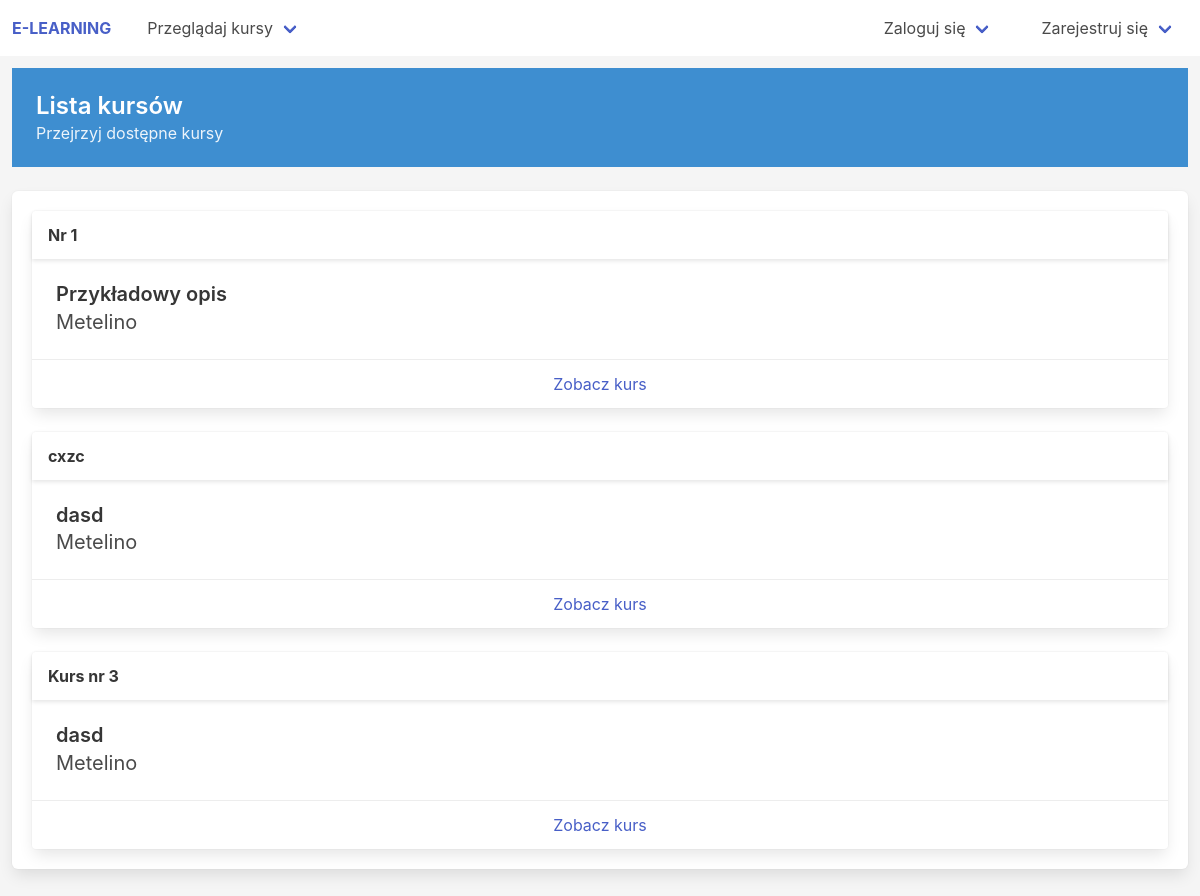
The page /courses/course-list/ on the database its author committed.
### courses/models.py (models this page shows, shortened)
class Course(models.Model):
    name = models.CharField(max_length=100)
    author = models.ForeignKey(User, on_delete=models.CASCADE, related_name='author_courses')
    desc = models.CharField(max_length=1000)
    slug = models.SlugField(allow_unicode=True, blank=True, unique=True, null=True)
    node_count = models.PositiveIntegerField(default=0)

### courses/views.py (the view)
# urls.py: path('course-list/', course_list, name='course_list'),
def course_list(request):
    courses = Course.objects.all()
    return render(request, 'courses/course-list.html', {'courses':courses})

### templates/courses/course-list.html (shortened to what this page needs)
{% extends "base.html" %}
{% load static %}
{% block content %}
<section class="hero is-info is-small block">
    <div class="hero-body">
      <p class="title is-4">
        Lista kursów
      </p>
      <p class="subtitle is-6">
        Przejrzyj dostępne kursy
      </p>
    </div>
</section>
<div class='columns'>
    <div class='column'>
        <div class='box' id='course-list'>
            {% include 'courses/__courses.html' %}
        </div>
    </div>
</div>
{% endblock %}

### templates/courses/__courses.html (shortened to what this page needs)
{% if courses %}
{% for kurs in courses %}
    <div class='card block' hx-target='this'>
        <div class='card-header'>
            <p class="card-header-title">
                {{ kurs.name }}
            </p>
        </div>
        <div class="card-content">
            <p class="title is-5">{{ kurs.desc }}</p>
            <p class="subtitle">{{ kurs.author }}</p>
        </div>
        <footer class="card-footer">
            {% if kurs.author == user %}
            <a class="card-footer-item" href="{% url 'courses:course_edit' course_slug=kurs.slug %}">
                Edytuj kurs
            </a>
            <a class="card-footer-item" hx-swap='outerHTML' hx-confirm="Czy napewno chcesz usunąć kurs?" hx-delete="{% url 'courses:course_delete' course_slug=kurs.slug %}" href="#">
                Usuń kurs
            </a>
            {% else %}
            <a class="card-footer-item" href="{% url 'courses:course_view' course_slug=kurs.slug %}">
                Zobacz kurs
            </a>
            {% endif %}
        </footer>
    </div>
{% endfor %}
{% else %}
    <h3 class='title is-2'>Brak kursów</h3>
{% endif %}

### static/css/style.css (style rules this page uses)
html, body { min-height : 100vh; }
body { color : black; box-sizing: border-box; margin : 0px; display : flex; flex-direction: column; align-items: stretch; justify-content: center; align-content: center; background : hsl(0, 0%, 96%); }

### templates/base.html (style rules this page uses)
html, body { min-height : 100vh; }
body { color : black; box-sizing: border-box; margin : 0px; display : flex; flex-direction: column; align-items: stretch; justify-content: center; align-content: center; background : hsl(0, 0%, 96%); }

### rows shown on the page
Course: name "Nr 1", desc "Przykładowy opis", author "Metelino", shows "Zobacz kurs"
Course: name "cxzc", desc "dasd", author "Metelino", shows "Zobacz kurs"
Course: name "Kurs nr 3", desc "dasd", author "Metelino", shows "Zobacz kurs"
